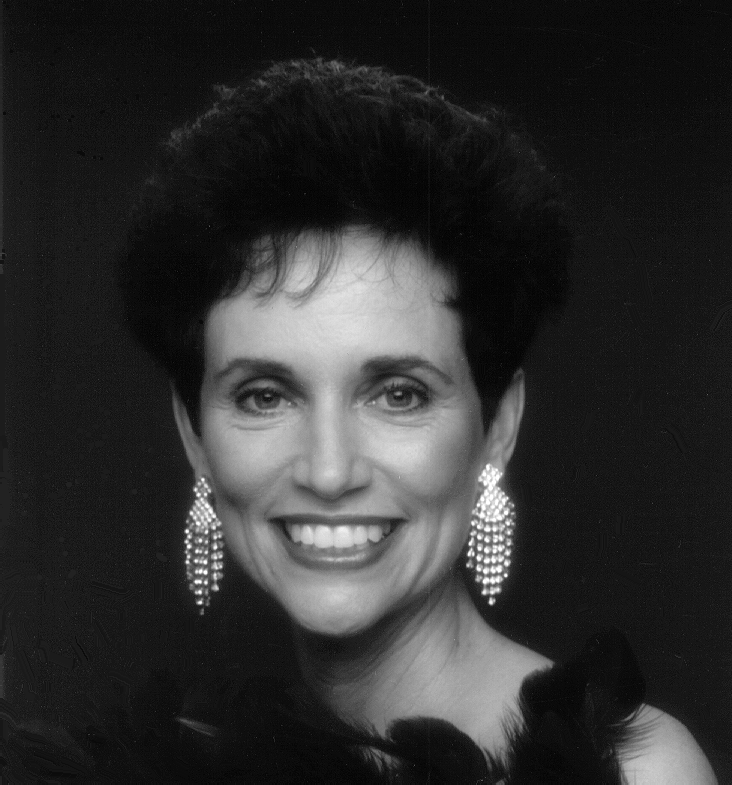
#> input picture exercise/week3/woman.png, 732 x 785 px
$ jupyter execute hw03.ipynb
#> lines starting #> are read from the running program, lines starting #| are printed output that depends on the picture
[cell 1]
import numpy as np
import matplotlib.pyplot as plt
import imageio
from scipy.signal import correlate2d
from scipy.signal import convolve2d

[cell 2]
im = imageio.imread("woman.png")
#> im is the input picture: shape (785, 732); min 0, max 255, mean 46.4

[cell 3]
Kgaus = np.array([[1,4,7,4,1],[4,16,26,16,4],[7,26,41,26,7],[4,16,26,16,4],[1,4,7,4,1]]) * (1/273)

[cell 4]
def plot_images(image, smooth_img, gauss_img, laplacian):
    if laplacian == False:
        f = plt.figure(figsize=(15,10))
        ax = f.add_subplot(131)
        ax2 = f.add_subplot(132)
        ax3 = f.add_subplot(133)

        ax.imshow(image,cmap="gray")
        ax2.imshow(smooth_img, cmap="gray")
        ax3.imshow(gauss_img, cmap="gray")
        plt.show()

    else:
        f = plt.figure(figsize=(15,10))
        ax = f.add_subplot(131)
        ax2 = f.add_subplot(132)
        ax3 = f.add_subplot(133)

        ax.imshow(image,cmap="gray")
        ax2.imshow(smooth_img, cmap="gray")
        ax3.imshow(gauss_img, cmap="gray")
        plt.show()

[cell 5]
def gauss_lap_pyramid(image,_filter, py_size,laplacian):
#> called with _filter = array of shape (5, 5), py_size = 3, laplacian = False
    for i in range(py_size+1):
        if laplacian == False:
            print("------Gaussian Pyramid---------\n\n")
            print("Layer {}".format(i))

            print(image.shape)
            smooth_img = convolve2d(image,_filter,mode="valid")
            gauss_img = smooth_img[::2,::2]
            plot_images(image, smooth_img, gauss_img, laplacian)
            image = gauss_img

        else:
            print("------Laplacian Pyramid--------\n\n")
            print("Layer {}".format(i))
            print(image.shape)

            smooth_img = convolve2d(image, _filter, mode="same")
            laplac_img = image - smooth_img
            plot_images(image, smooth_img, laplac_img, laplacian)
            image = smooth_img[::2,::2]
#> this loop made 4 passes
#> pass 1, in plot_images, `plt.show()`:
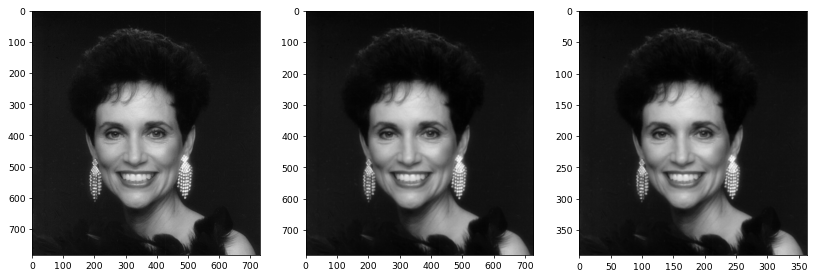
#> figure drawn by matplotlib, 3 panels
#> pass 2, in gauss_lap_pyramid, `smooth_img = convolve2d(image,_filter,mode="valid")`:
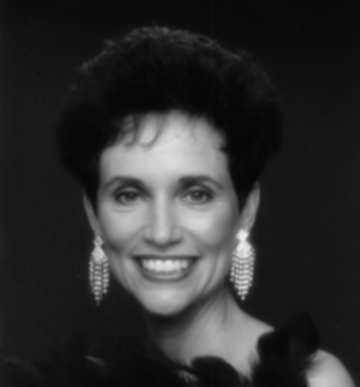
#> smooth_img: shape (387, 360) float64; min 5.86, max 236.7, mean 47
#> pass 2, in plot_images (call 2), `plt.show()`:
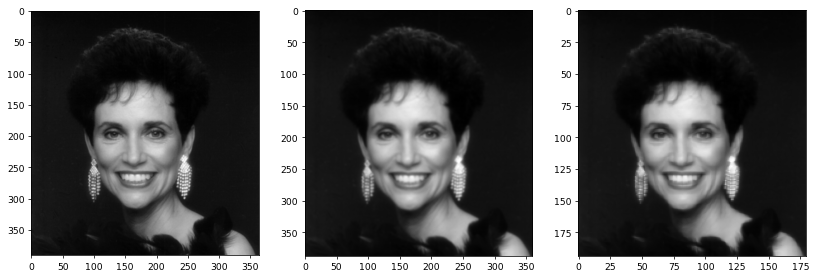
#> figure drawn by matplotlib, 3 panels
#> after the loop:
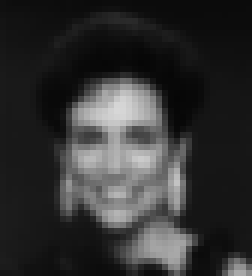
#> image: shape (46, 42) float64 (shown 6 times larger); min 6.89, max 215, mean 49.9

[cell 6]
gauss_lap_pyramid(im,Kgaus,3,False)

[cell 7]
gauss_lap_pyramid(im,Kgaus,3,True)
#> call 2 of gauss_lap_pyramid, with _filter = array of shape (5, 5), py_size = 3, laplacian = True
#> the loop in gauss_lap_pyramid (call 2), `for i in range(py_size+1):` made 4 passes
#> pass 1, in gauss_lap_pyramid (call 2), `laplac_img = image - smooth_img`:
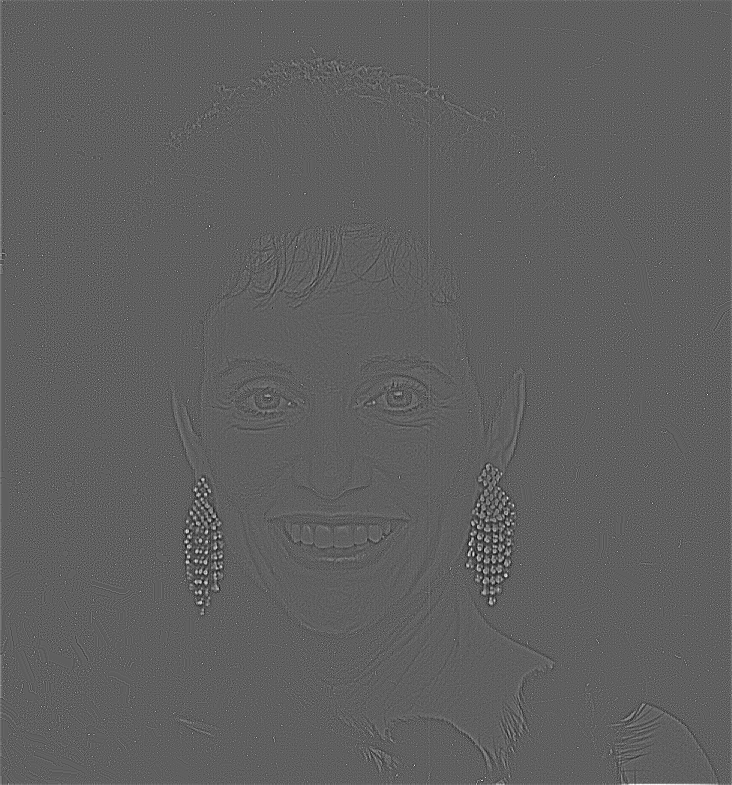
#> laplac_img: shape (785, 732) float64; min -38.79, max 64.36, mean 0.1; drawn with min black and max white
#> pass 2, in plot_images (call 6), `plt.show()`:
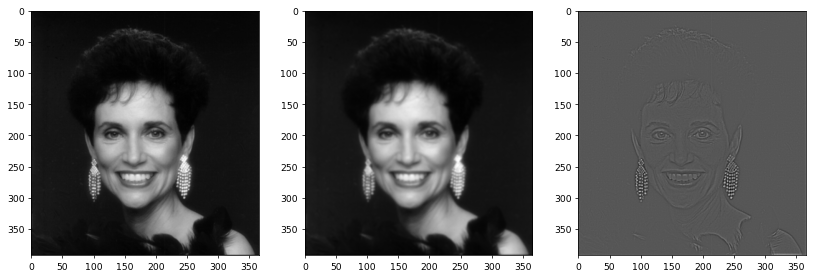
#> figure drawn by matplotlib, 3 panels
#> after the loop in gauss_lap_pyramid (call 2), `for i in range(py_size+1):`:
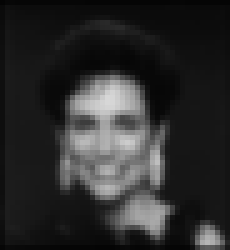
#> image: shape (50, 46) float64 (shown 5 times larger); min 4.55, max 215.2, mean 45
